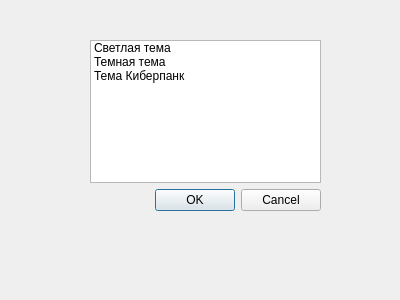
<?xml version="1.0" encoding="UTF-8"?>
<ui version="4.0">
 <class>Dialog</class>
 <widget class="QDialog" name="Dialog">
  <property name="geometry">
   <rect>
    <x>0</x>
    <y>0</y>
    <width>400</width>
    <height>300</height>
   </rect>
  </property>
  <property name="windowTitle">
   <string>Dialog</string>
  </property>
  <widget class="QWidget" name="verticalLayoutWidget">
   <property name="geometry">
    <rect>
     <x>90</x>
     <y>40</y>
     <width>231</width>
     <height>171</height>
    </rect>
   </property>
   <layout class="QVBoxLayout" name="verticalLayout">
    <item>
     <widget class="QListWidget" name="list_themes">
      <item>
       <property name="text">
        <string>Светлая тема</string>
       </property>
      </item>
      <item>
       <property name="text">
        <string>Темная тема</string>
       </property>
      </item>
      <item>
       <property name="text">
        <string>Тема Киберпанк</string>
       </property>
      </item>
     </widget>
    </item>
    <item>
     <widget class="QDialogButtonBox" name="buttonBox">
      <property name="orientation">
       <enum>Qt::Horizontal</enum>
      </property>
      <property name="standardButtons">
       <set>QDialogButtonBox::Cancel|QDialogButtonBox::Ok</set>
      </property>
     </widget>
    </item>
   </layout>
  </widget>
 </widget>
 <resources/>
 <connections>
  <connection>
   <sender>buttonBox</sender>
   <signal>accepted()</signal>
   <receiver>Dialog</receiver>
   <slot>accept()</slot>
   <hints>
    <hint type="sourcelabel">
     <x>248</x>
     <y>254</y>
    </hint>
    <hint type="destinationlabel">
     <x>157</x>
     <y>274</y>
    </hint>
   </hints>
  </connection>
  <connection>
   <sender>buttonBox</sender>
   <signal>rejected()</signal>
   <receiver>Dialog</receiver>
   <slot>reject()</slot>
   <hints>
    <hint type="sourcelabel">
     <x>316</x>
     <y>260</y>
    </hint>
    <hint type="destinationlabel">
     <x>286</x>
     <y>274</y>
    </hint>
   </hints>
  </connection>
 </connections>
</ui>
